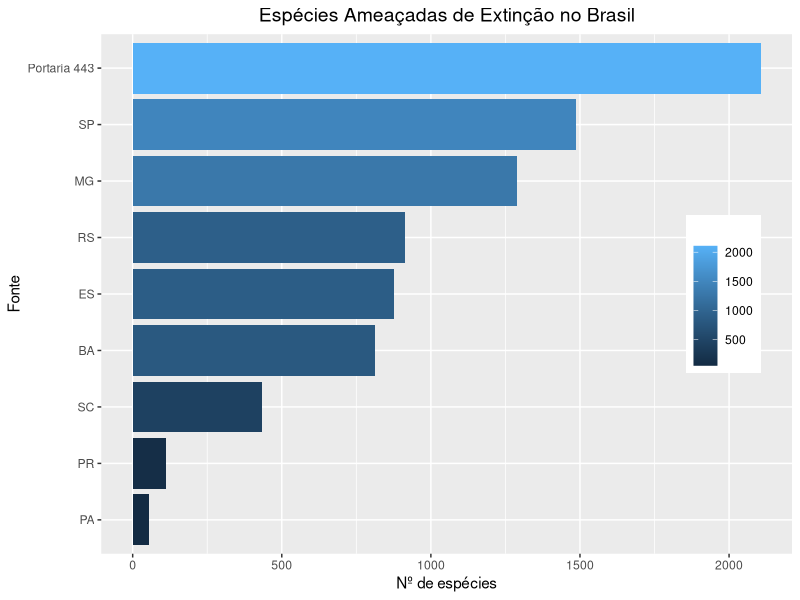
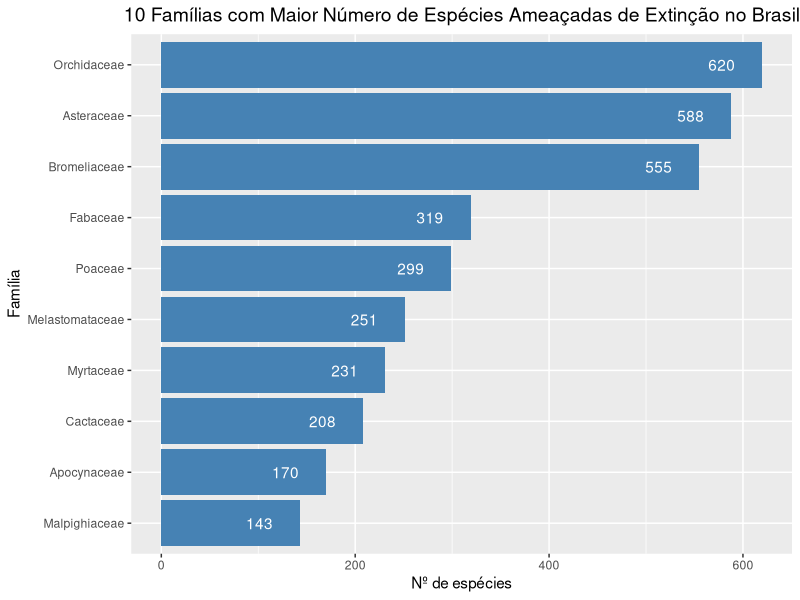
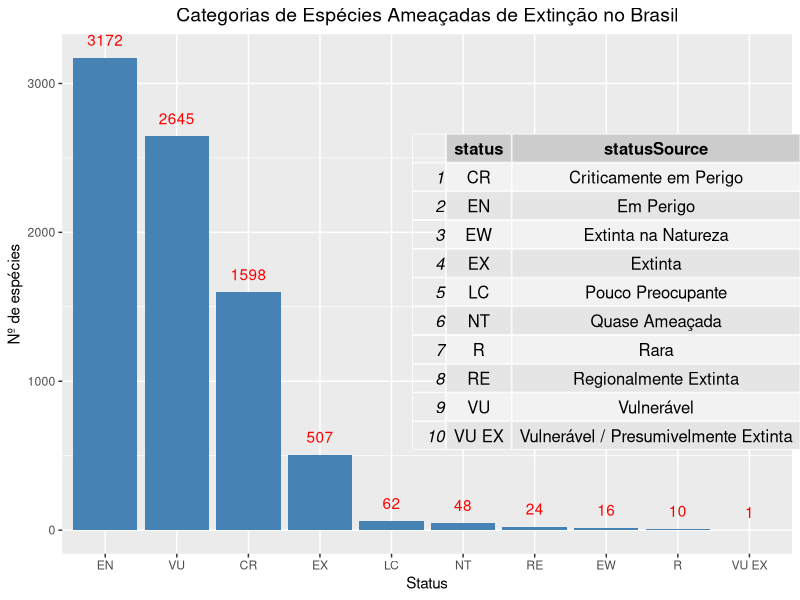

The R script that drew these images, in order:
library(dplyr, warn.conflicts = FALSE)
library(ggplot2)

Sys.setlocale(category = 'LC_ALL', locale = 'Portuguese')

## Read the data sets
endangered_BRA <- read.csv2('./endangered_BRA.csv', sep = ';', encoding = 'latin1')

## List Chart ##
species_source <- endangered_BRA %>%
        group_by(source) %>%
        count(source, sort = TRUE)
species_source$source <- with(species_source, reorder(source, n))

bra <- ggplot(species_source, aes(x = source, y = n, fill = n)) +
        geom_col() +
        coord_flip() +
        theme(plot.title = element_text(hjust = 0.5, size = 14),
              legend.position = c(0.9, 0.5)) +
        labs(
                title = 'Espécies Ameaçadas de Extinção no Brasil',
                x = 'Fonte',
                y = 'Nº de espécies',
                fill = ''
        )

## Species Chart by status ##
species_status <- endangered_BRA %>%
        group_by(status) %>%
        count(status, sort = T)

## Reorder the data set by number of status 
species_status$status <- with(species_status, reorder(status, desc(n)))

## Set status code table 
statusCodeTable <- endangered_BRA %>%
        group_by(status, statusSource) %>%
        summarise()

## Set chart
sp_status <- ggplot(species_status, aes(x = status, y = n)) +
        geom_col(fill = 'steelblue') +
        scale_fill_manual(name = 'Status',
                          values = c('EN = Em Perigo')) +
        theme(plot.title = element_text(hjust = 0.5, size = 14)) +
        annotation_custom(
                gridExtra::tableGrob(statusCodeTable),
                xmin = 'NT', xmax = 'VU EX', ymin = 800, ymax = 2400
        ) +
        geom_text(aes(label = n, vjust = -1), color = 'red') +
        labs(
                title = 'Categorias de Espécies Ameaçadas de Extinção no Brasil',
                x = 'Status',
                y = 'Nº de espécies'
        )

## Family Chart ##
statusFamily <- endangered_BRA %>%
        filter(family != "") %>%
        mutate(family = stringr::str_to_title(family)) %>%
        count(family, sort = TRUE) %>%
        slice_max(n, n=10)

statusFamily$family <- with(statusFamily, reorder(family, n))

f <- ggplot(statusFamily, aes(family, n)) +
        geom_col(fill = 'steelblue') + coord_flip() +
        geom_text(aes(label = n, hjust = 2), color = 'white') +
        theme(plot.title = element_text(hjust = 0.5, size = 14)) +
        labs(
                title = '10 Famílias com Maior Número de Espécies Ameaçadas de Extinção no Brasil',
                x = 'Família',
                y = 'Nº de espécies'
        )
